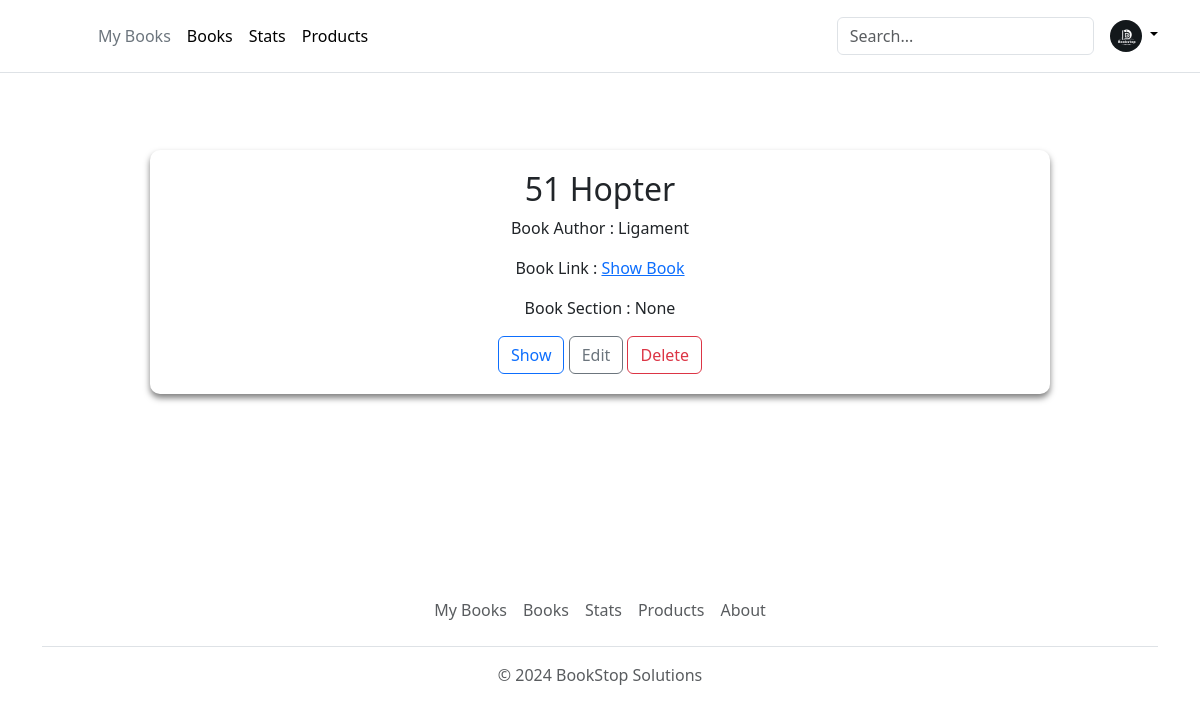
Before: /showBooks with the older database file.
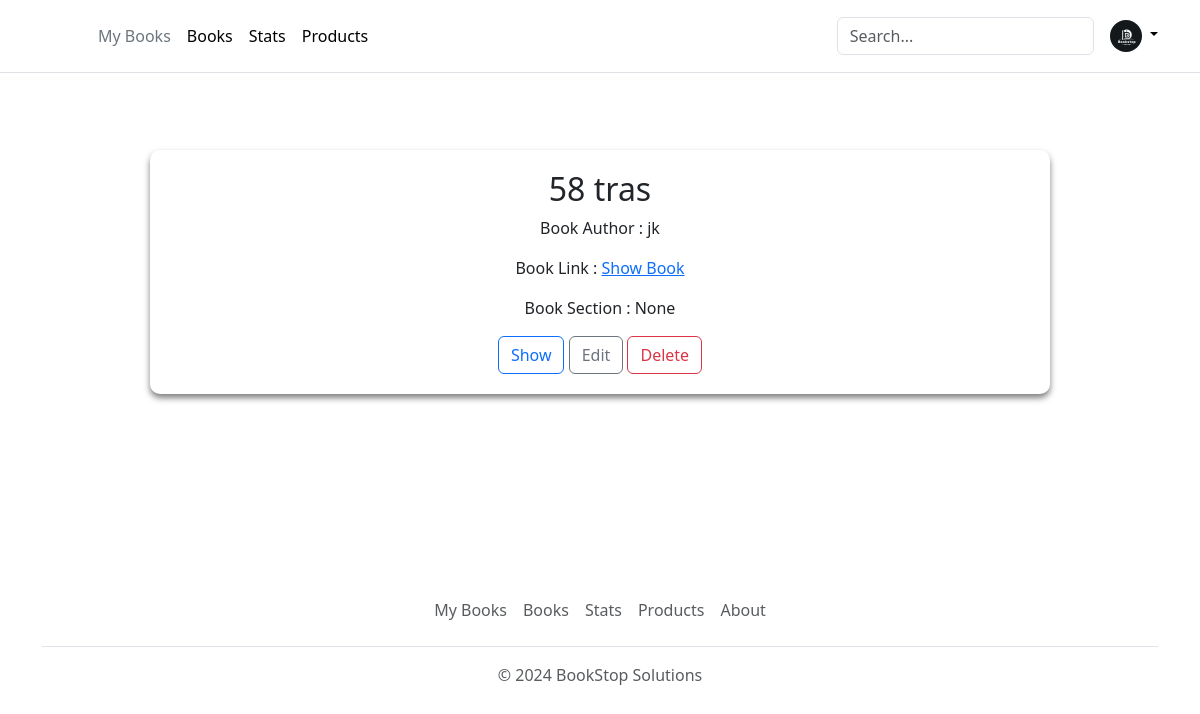
After: the same page with the newer database file.
### app.py (models this page shows)
class Books(db.Model):
    __tablename__ = 'books'
    BookId = db.Column(db.Integer, autoincrement=True, primary_key=True)
    SectionId = db.Column(db.Integer, db.ForeignKey('section.SectionId'), nullable=False)
    Title = db.Column(db.String(50), nullable=False)
    Author = db.Column(db.String(50), nullable=False)
    Content = db.Column(db.Text)
    ImageLink = db.Column(db.String(255))

### app.py (the view)
@app.route("/showBooks", methods = ["GET","POST"])
def showBooks():
    if request.method == 'POST':
        data = request.form.to_dict()
        f = request.files['file']
        new_filename = (data['Book-Title']+"_"+data['Author']+".pdf").replace(" ","_")
        file_path = os.path.join("books", new_filename)
        f.save(file_path)
        print(data)
        books = Books(SectionId = data['book_section'],Title=data['Book-Title'],Author=data['Author'],Content=data['Content'], ImageLink=new_filename)
        db.session.add(books)
        db.session.commit()
        print(data)
        bookSec = BookSection.query.all()
        return render_template("showBooks.html", books=bookSec)
    else:
        bookSec = BookSection.query.all()
        return render_template("showBooks.html", books=bookSec)

### templates/showBooks.html (shortened to what this page needs)
<!DOCTYPE html>
<html lang="en">
  <head>
    <link rel="stylesheet" href="/static/add-section.css" />
    {% include 'bootstrap.html' %}
  </head>
  <body>
    <div>
      {% include 'header.html' %}
      <div>
        <div class="main-container">
          {% for book in books %}
          <div class="section-container" id="1">
            <h2>{{book.Books_BookId}} {{book.Books_Title}}</h2>
            <p>Book Author : {{book.Books_Author}}</p>
            <p>
              Book Link :
              <a
                href="{{ url_for('download_book', filename=book.Books_ImageLink) }}"
                >Show Book</a
              >
            </p>
            <div>
              <p>Book Section : {{book.Section_Title}}</p>
            </div>
            <button
              type="button"
              id="showBook{{book.BookId}}"
              class="btn btn-outline-primary"
            >
              Show
            </button>
            <button
              type="button"
              id="editBooks{{book.Books_BookId}}"
              class="btn btn-outline-secondary"
            >
              Edit
            </button>
            <form
              action="{{ url_for('deleteBook', bookId=book.Books_BookId) }}"
              method="post"
              style="display: inline"
            >
              <button type="submit" class="btn btn-outline-danger">
                Delete
              </button>
            </form>
          </div>
          {% endfor %}
        </div>
        {% include 'footer.html' %}
      </div>
    </div>
  </body>
</html>

### templates/bootstrap.html (shortened to what this page needs)
<link
  href="https://cdn.jsdelivr.net/npm/bootstrap@5.3.2/dist/css/bootstrap.min.css"
  rel="stylesheet"
/>

### templates/header.html (shortened to what this page needs)
<header class="p-3 mb-1 border-bottom">
  <div class="container">
    <div
      class="d-flex flex-wrap align-items-center justify-content-center justify-content-lg-start"
    >
      <a
        href="/"
        class="d-flex align-items-center mb-2 mb-lg-0 link-body-emphasis text-decoration-none"
      >
        <svg
          class="bi me-2"
          width="40"
          height="32"
          role="img"
          aria-label="Bootstrap"
        >
          <use xlink:href="#bootstrap" />
        </svg>
      </a>
      <ul
        class="nav col-12 col-lg-auto me-lg-auto mb-2 justify-content-center mb-md-0"
      >
        <li><a href="/" class="nav-link px-2 link-secondary">My Books</a></li>
        <li>
          <a href="/allBooks" class="nav-link px-2 link-body-emphasis">Books</a>
        </li>
        <li>
          <a href="#" class="nav-link px-2 link-body-emphasis">Stats</a>
        </li>
        <li>
          <a href="#" class="nav-link px-2 link-body-emphasis">Products</a>
        </li>
      </ul>
      <form class="col-12 col-lg-auto mb-3 mb-lg-0 me-lg-3" role="search">
        <input
          type="search"
          class="form-control"
          placeholder="Search..."
          aria-label="Search"
        />
      </form>
      <div class="dropdown text-end">
        <a
          href="#"
          class="d-block link-body-emphasis text-decoration-none dropdown-toggle"
          data-bs-toggle="dropdown"
          aria-expanded="false"
        >
          <img
            src="/static/logo.jpg"
            alt="mdo"
            width="32"
            height="32"
            class="rounded-circle"
          />
        </a>
      </div>
    </div>
  </div>
</header>

### templates/footer.html
<div class="container">
  <footer class="py-3 my-4">
    <ul class="nav justify-content-center border-bottom pb-3 mb-3">
      <li class="nav-item">
        <a href="/" class="nav-link px-2 text-body-secondary">My Books</a>
      </li>
      <li class="nav-item">
        <a href="#" class="nav-link px-2 text-body-secondary">Books</a>
      </li>
      <li class="nav-item">
        <a href="#" class="nav-link px-2 text-body-secondary">Stats</a>
      </li>
      <li class="nav-item">
        <a href="#" class="nav-link px-2 text-body-secondary">Products</a>
      </li>
      <li class="nav-item">
        <a href="#" class="nav-link px-2 text-body-secondary">About</a>
      </li>
    </ul>
    <p class="text-center text-body-secondary">
      &copy; 2024 BookStop Solutions
    </p>
  </footer>
</div>

### static/add-section.css (style rules this page uses)
body { background-color: #2d2a2e; margin: 0; }
.main-container { display: flex; flex-wrap: wrap; padding: 130px; align-items: flex-start; gap: 2em; margin: 20px; margin-bottom: 50px; }
.section-container { background-color: rgba(255, 255, 255, 0.1); backdrop-filter: blur(10px); border-radius: 10px; padding: 20px 20px; box-shadow: 0 4px 6px rgba(0, 0, 0, 0.5); text-align: center; width: 20%; flex-grow: 1; }
header { position: fixed; top: 0; left: 0; width: 100%; background-color: rgba(255, 255, 255, 0.9); z-index: 2; }
input, textarea { width: 100%; padding: 8px; border-radius: 4px; border: solid 1px #0d6efd; color: #000; }
input, textarea { margin-bottom: 20px; }

Changed rows visible on the page:
removed Books: Books_BookId "51", Books_Title "Hopter", Books_Author "Ligament", Section_Title "None"
added Books: Books_BookId "58", Books_Title "tras", Books_Author "jk", Section_Title "None"
